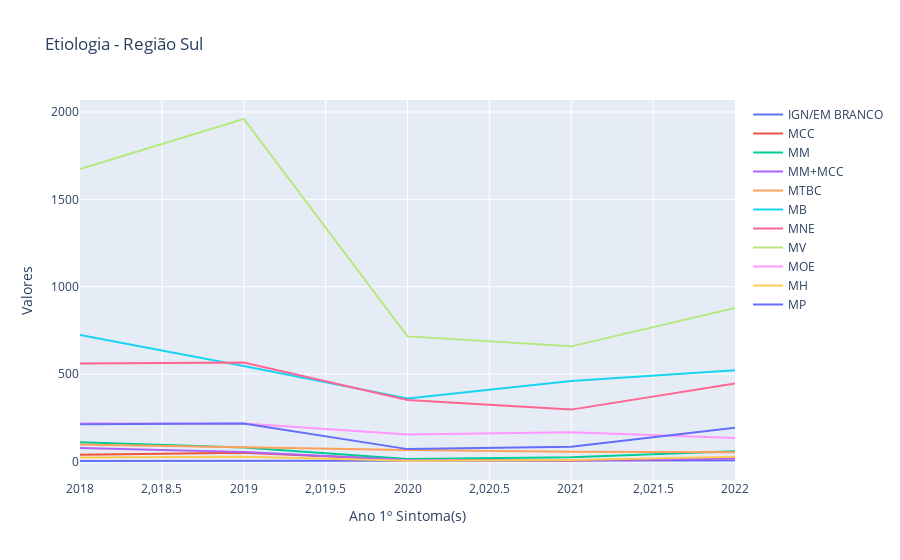

The cell this chart's notebook holds for it:
### Code cell
import plotly.graph_objects as go
import pandas as pd

# Dados da tabela
data = {'Ano 1º Sintoma(s)': [2018, 2019, 2020, 2021, 2022],
                    'IGN/EM BRANCO': [3.0, 4.0, 4.0, 4.0, 6.0],
                    'MCC': [39.0, 50.0, 10.0, 6.0, 19.0],
                    'MM': [111.0, 80.0, 15.0, 24.0, 59.0],
                    'MM+MCC': [78.0, 55.0, 9.0, 8.0, 17.0],
                    'MTBC': [98.0, 83.0, 66.0, 56.0, 53.0],
                    'MB': [724.0, 547.0, 361.0, 461.0, 522.0],
                    'MNE': [561.0, 566.0, 352.0, 297.0, 446.0],
                    'MV': [1674.0, 1960.0, 716.0, 659.0, 879.0],
                    'MOE': [219.0, 218.0, 154.0, 167.0, 134.0],
                    'MH': [23.0, 28.0, 5.0, 9.0, 28.0],
                    'MP': [214.0, 218.0, 71.0, 84.0, 193.0]
    }

etiologia_su = pd.DataFrame(data)

# Criação do gráfico interativo
fig = go.Figure()

# Adição das linhas no gráfico
for column in etiologia_su.columns:
    if column != 'Ano 1º Sintoma(s)':
        fig.add_trace(go.Scatter(x=etiologia_su['Ano 1º Sintoma(s)'], y=etiologia_su[column], mode='lines', name=column))

# Configurações do layout
fig.update_layout(
    title='Etiologia - Região Sul',
    xaxis=dict(title='Ano 1º Sintoma(s)'),
    yaxis=dict(title='Valores'),
    hovermode='x'
)

# Exibição do gráfico
fig.show()

### Figure 1 — Plotly figure (JSON) as saved in the notebook; plotly's stock layout.template omitted (floating-point values rounded to 4 significant figures)
{"data": [{"mode": "lines", "name": "IGN/EM BRANCO", "type": "scatter", "x": [2018, 2019, 2020, 2021, 2022], "y": [3, 4, 4, 4, 6]}, {"mode": "lines", "name": "MCC", "type": "scatter", "x": [2018, 2019, 2020, 2021, 2022], "y": [39, 50, 10, 6, 19]}, {"mode": "lines", "name": "MM", "type": "scatter", "x": [2018, 2019, 2020, 2021, 2022], "y": [111, 80, 15, 24, 59]}, {"mode": "lines", "name": "MM+MCC", "type": "scatter", "x": [2018, 2019, 2020, 2021, 2022], "y": [78, 55, 9, 8, 17]}, {"mode": "lines", "name": "MTBC", "type": "scatter", "x": [2018, 2019, 2020, 2021, 2022], "y": [98, 83, 66, 56, 53]}, {"mode": "lines", "name": "MB", "type": "scatter", "x": [2018, 2019, 2020, 2021, 2022], "y": [724, 547, 361, 461, 522]}, {"mode": "lines", "name": "MNE", "type": "scatter", "x": [2018, 2019, 2020, 2021, 2022], "y": [561, 566, 352, 297, 446]}, {"mode": "lines", "name": "MV", "type": "scatter", "x": [2018, 2019, 2020, 2021, 2022], "y": [1674, 1960, 716, 659, 879]}, {"mode": "lines", "name": "MOE", "type": "scatter", "x": [2018, 2019, 2020, 2021, 2022], "y": [219, 218, 154, 167, 134]}, {"mode": "lines", "name": "MH", "type": "scatter", "x": [2018, 2019, 2020, 2021, 2022], "y": [23, 28, 5, 9, 28]}, {"mode": "lines", "name": "MP", "type": "scatter", "x": [2018, 2019, 2020, 2021, 2022], "y": [214, 218, 71, 84, 193]}], "layout": {"hovermode": "x", "title": {"text": "Etiologia - Região Sul"}, "xaxis": {"title": {"text": "Ano 1º Sintoma(s)"}}, "yaxis": {"title": {"text": "Valores"}}}}
